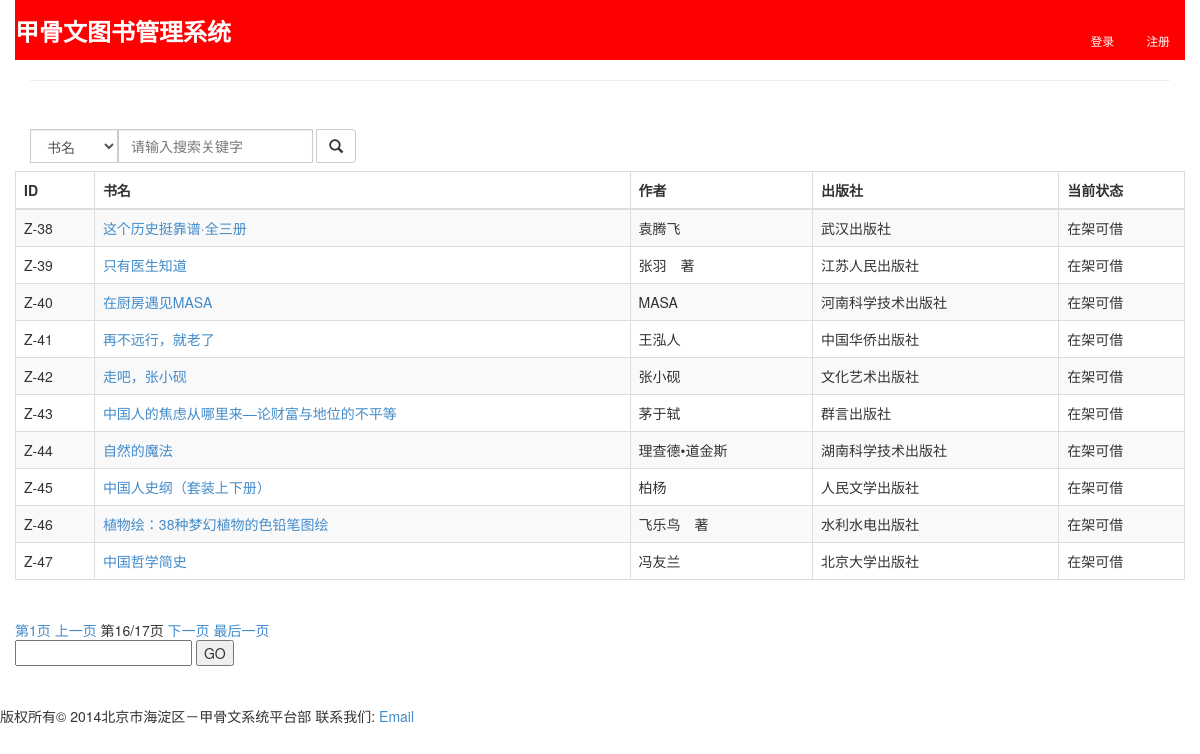
The page /books/?page=16 on the database its author committed.
### books/models.py (models this page shows, shortened)
class Book(models.Model):
    identifier = models.CharField(max_length=10, primary_key=True)
    name = models.CharField(max_length=50)
    author = models.CharField(max_length=50)
    publisher = models.CharField(max_length=50)
    status = models.CharField(max_length=20)
    class Meta:
        db_table = 'books'

### books/views.py (the view)
def index(request):
    user = request.user
    book_list = Book.objects.all()
    paginator = Paginator(book_list, 10) # show 10 books per page
    page = request.GET.get('page')
    try:
        books = paginator.page(page)
    except PageNotAnInteger:
        books = paginator.page(1)
    except EmptyPage:
        books = paginator.page(paginator.num_pages)
    return render_to_response('books/index.html', \
        RequestContext(request, {'books': books, 'user': user, }))

### books/templates/books/index.html (shortened to what this page needs)
{% extends "base.html" %}
{% block headline %}<p style="color: white; font-family: sans-serif; font-weight: 900">甲骨文图书管理系统</p>{% endblock %}
{% block header %}
<ul class="nav nav-pills pull-right" style="color: white">
  {% if user.username != '' %}
  <li><a href="{% url 'userinfo' user %}"><small style="color: white; font-weight: 900">{{ user.username }}</small></a></li>
  <li><a href="{% url 'logout' %}"><small style="color: white; font-weight: bold">退出</small></a></li>
  {% else %}
  <li><a href="/accounts/login/"><small style="color: white">登录</small></a></li>
  <li><a href="/accounts/register/"><small style="color: white">注册</small></a></li>
  {% endif %}
</ul>
{% endblock %}
{% block content %}
<form class="navbar-form navbar-left" role="search" action="/books/searchresults/" method="get">
  <div class="form-group">
    <span class="input-group">
      <span class="input-group-btn">
        <select class="form-control" name="searchtype">
          <option>书名</option>
        </select>
      </span>
      <span class="input-group-btn">
        <input type="text" class="form-control" name="searchword" placeholder="请输入搜索关键字" />
      </span>&nbsp;
      <span class="input-group-btn">
        <button type="submit" class="btn btn-default">
          <span class="glyphicon glyphicon-search"></span>
        </button>
      </span>
    </span>
  </div>
</form>
<table class="table table-bordered table-striped table-hover">
  <thead>
    <tr>
      <th>ID</th>
      <th>书名</th>
      <th>作者</th>
      <th>出版社</th>
      <th>当前状态</th>
    </tr>
  </thead>
  <tbody>
    {% for book in books %}
    <tr>
      <td>{{ book.identifier }}</td>
      <td><a href="/books/profile/{{ book.identifier }}">{{ book.name }}</a></td>
      <td>{{ book.author }}</td>
      <td>{{ book.publisher }}</td>
      <td>{{ book.status }}</td>
    </tr>
    {% endfor %}
  </tbody>
</table>
<div class="pagination">
  <span class="step-links">
    {% if books.has_previous %}
      <a href="?page=1">第1页</a>
      <a href="?page={{ books.previous_page_number }}">上一页</a>
    {% endif %}
    <span class="current">
      第{{ books.number }}/{{ books.paginator.num_pages }}页
    </span>
    {% if books.has_next %}
      <a href="?page={{ books.next_page_number }}">下一页</a>
      <a href="?page={{ books.paginator.num_pages }}">最后一页</a>
    {% endif %}
    <form action="" method="get">
      <input type="text" name="page" />
      <input type="submit" value="GO" />
    </form>
  </span>
{% endblock %}

### rows shown on the page
Book: identifier "Z-38", name "这个历史挺靠谱·全三册", author "袁腾飞", publisher "武汉出版社", status "在架可借"
Book: identifier "Z-39", name "只有医生知道", author "张羽 著", publisher "江苏人民出版社", status "在架可借"
Book: identifier "Z-40", name "在厨房遇见MASA", author "MASA", publisher "河南科学技术出版社", status "在架可借"
Book: identifier "Z-41", name "再不远行，就老了", author "王泓人", publisher "中国华侨出版社", status "在架可借"
Book: identifier "Z-42", name "走吧，张小砚", author "张小砚", publisher "文化艺术出版社", status "在架可借"
Book: identifier "Z-43", name "中国人的焦虑从哪里来—论财富与地位的不平等", author "茅于轼", publisher "群言出版社", status "在架可借"
Book: identifier "Z-44", name "自然的魔法", author "理查德•道金斯", publisher "湖南科学技术出版社", status "在架可借"
Book: identifier "Z-45", name "中国人史纲（套装上下册）", author "柏杨", publisher "人民文学出版社", status "在架可借"
Book: identifier "Z-46", name "植物绘：38种梦幻植物的色铅笔图绘", author "飞乐鸟 著", publisher "水利水电出版社", status "在架可借"
Book: identifier "Z-47", name "中国哲学简史", author "冯友兰", publisher "北京大学出版社", status "在架可借"

### other values the page prints
{{ books.number }} "16"
{{ books.paginator.num_pages }} "17"
